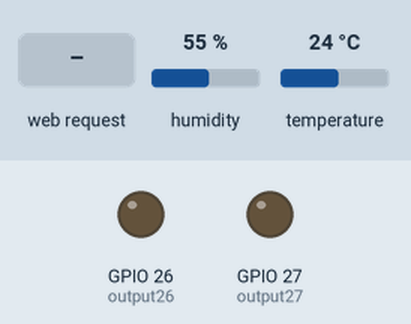
A sketch run on a simulated ESP32. On the bench: output pins drawn as LEDs (lit = HIGH). The inputs (shaded band) are chosen by the test bench; at power-on: humidity 55 %, temperature 24 °C. WiFi joins after 1.5 s; servers stay silent unless stated; what the sketch prints to the serial monitor is not drawn.

Above: at 2.7 s.
2.8 s: HTTP request GET /26/on received
At 3.6 s:
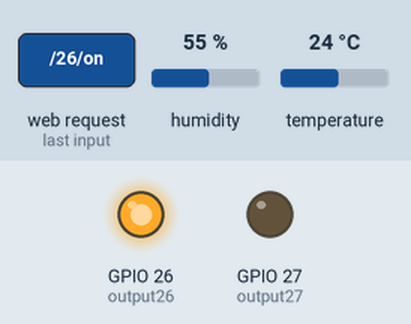
4.4 s: HTTP request GET /27/on received
At 5.6 s:
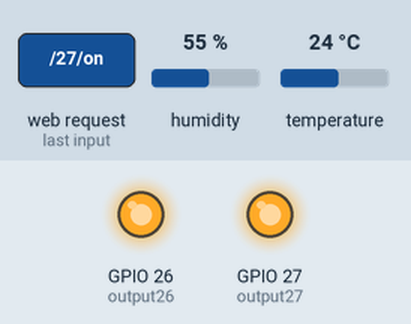
5.9 s: HTTP request GET /26/off received
At 7.2 s:
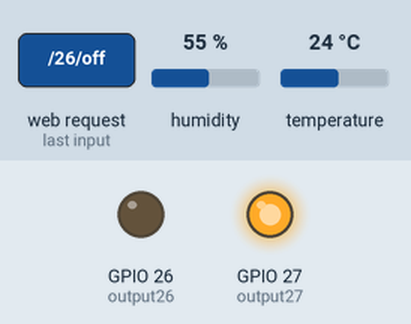
7.5 s: HTTP request GET /27/off received
At 8.3 s:
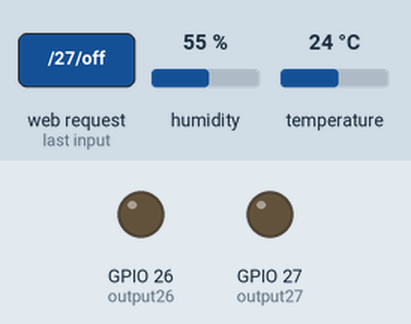
Timing chart, 0 to 10.1 s (numbered marks = the images above; inputs shaded):
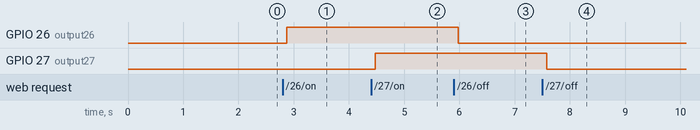

The sketch:

heloo_esp32.ino
```cpp
// Load Wi-Fi library
#include <Wire.h>
#include <DHT.h>
#include <WiFi.h>


#define DHTPIN 4
#define DHTTYPE DHT11

DHT dht(DHTPIN,DHTTYPE);
// Replace with your network credentials
const char* ssid = "Zarin";
const char* password = "987654321";

// Set web server port number to 80
WiFiServer server(80);

// Variable to store the HTTP request
String header;

// Auxiliar variables to store the current output state
String output26State = "off";
String output27State = "off";

// Assign output variables to GPIO pins
const int output26 = 26;
const int output27 = 27;

// Current time
unsigned long currentTime = millis();
// Previous time
unsigned long previousTime = 0;
// Define timeout time in milliseconds (example: 2000ms = 2s)
const long timeoutTime = 2000;

void setup() {
  Serial.begin(9600);


  // Initialize the output variables as outputs
  pinMode(output26, OUTPUT);
 pinMode(output27, OUTPUT);
  // Set outputs to LOW
  digitalWrite(output26, LOW);

  digitalWrite(output27, LOW);

  // Connect to Wi-Fi network with SSID and password
  Serial.print("Connecting to ");
  Serial.println(ssid);
  WiFi.begin(ssid, password);
  while (WiFi.status() != WL_CONNECTED) {
    delay(50);
    Serial.print(".");
  }
  // Print local IP address and start web server
  Serial.println("");
  Serial.println("WiFi connected.");
  Serial.println("IP address: ");
  Serial.println(WiFi.localIP());
  server.begin();
}

void loop(){


float temperature = dht.readTemperature();
Serial.print(temperature);
Serial.print(" \xC2\xB0");
Serial.println("C");

  WiFiClient client = server.available();   // Listen for incoming clients

  if (client) {                             // If a new client connects,
    currentTime = millis();
    previousTime = currentTime;
    Serial.println("New Client.");          // print a message out in the serial port
    String currentLine = "";                // make a String to hold incoming data from the client
    while (client.connected() && currentTime - previousTime <= timeoutTime) {  // loop while the client's connected
      currentTime = millis();
      if (client.available()) {             // if there's bytes to read from the client,
        char c = client.read();             // read a byte, then
        Serial.write(c);                    // print it out the serial monitor
        header += c;
        if (c == '\n') {                    // if the byte is a newline character
          // if the current line is blank, you got two newline characters in a row.
          // that's the end of the client HTTP request, so send a response:
          if (currentLine.length() == 0) {
            // HTTP headers always start with a response code (e.g. HTTP/1.1 200 OK)
            // and a content-type so the client knows what's coming, then a blank line:
            client.println("HTTP/1.1 200 OK");
            client.println("Content-type:text/html");
            client.println("Connection: close");
            client.println();

            // turns the GPIOs on and off
            if (header.indexOf("GET /26/on") >= 0) {
              Serial.println("GPIO 26 on");
              output26State = "on";
              digitalWrite(output26, HIGH);


            } else if (header.indexOf("GET /26/off") >= 0) {
              Serial.println("GPIO 26 off");
              output26State = "off";
              digitalWrite(output26, LOW);

            } else if (header.indexOf("GET /27/on") >= 0) {
              Serial.println("GPIO 27 on");
              output27State = "on";
            digitalWrite(output27, HIGH);
            } else if (header.indexOf("GET /27/off") >= 0) {
              Serial.println("GPIO 27 off");
              output27State = "off";
              digitalWrite(output27, LOW);
            }

            // Display the HTML web page
            client.println("<!DOCTYPE html><html>");
            client.println("<head><meta name=\"viewport\" content=\"width=device-width, initial-scale=1\">");
            client.println("<link rel=\"icon\" href=\"data:,\">");
            // CSS to style the on/off buttons
            // Feel free to change the background-color and font-size attributes to fit your preferences
            client.println("<style>html { font-family: Helvetica; display: inline-block; margin: 0px auto; text-align: center;}");
            client.println(".button { background-color: #4CAF50; border: none; color: white; padding: 16px 40px;");
            client.println("text-decoration: none; font-size: 30px; margin: 2px; cursor: pointer;}");
            client.println(".button2 {background-color: #555555;}</style></head>");

            // Web Page Heading
            client.println("<body><h1>ESP32 Web Server</h1>");

            // Display current state, and ON/OFF buttons for GPIO 26
            client.println("<p>GPIO 26 - State " + output26State + "</p>");
            // If the output26State is off, it displays the ON button
            if (output26State=="off") {
              client.println("<p><a href=\"/26/on\"><button class=\"button\">ON</button></a></p>");
            } else {
              client.println("<p><a href=\"/26/off\"><button class=\"button button2\">OFF</button></a></p>");
            }

            // Display current state, and ON/OFF buttons for GPIO 27
            client.println("<p>GPIO 27 - State " + output27State + "</p>");
            // If the output27State is off, it displays the ON button
            if (output27State=="off") {
              client.println("<p><a href=\"/27/on\"><button class=\"button\">ON</button></a></p>");
            } else {
              client.println("<p><a href=\"/27/off\"><button class=\"button button2\">OFF</button></a></p>");

            }
                        client.println("<p>Temperature:"+ String(temperature) + "degrees</p>");

            client.println("</body></html>");


            // The HTTP response ends with another blank line
            client.println();
            // Break out of the while loop
            break;
          } else { // if you got a newline, then clear currentLine
            currentLine = "";
          }
        } else if (c != '\r') {  // if you got anything else but a carriage return character,
          currentLine += c;      // add it to the end of the currentLine
        }
      }
    }
    // Clear the header variable
    header = "";
    // Close the connection
    client.stop();
    Serial.println("Client disconnected.");
    Serial.println("");
  }
}
```

Measured:
- after the input at 2.8 s, GPIO 26 (output26): LOW → HIGH after 0.08 s
- after the input at 4.4 s, GPIO 27 (output27): LOW → HIGH after 0.07 s
- after the input at 5.9 s, GPIO 26 (output26): HIGH → LOW after 0.08 s
- after the input at 7.5 s, GPIO 27 (output27): HIGH → LOW after 0.08 s
